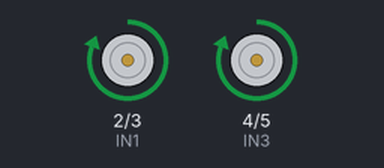
A sketch run on a simulated Arduino Uno, built with avr-gcc and run on an emulated ATmega328P. Parts: motor-driver pin pairs drawn as motors (green arrow = first pin HIGH = forward, orange = second pin HIGH = backward, longer = more drive, scaled by the enable pin).

Above: at 1.5 s.
At 4.0 s:
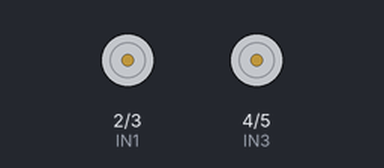
At 6.5 s:
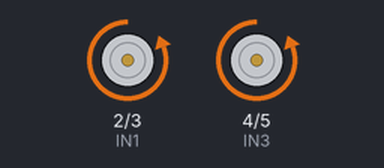
Timing chart, 0 to 10.4 s (numbered marks = the images above):
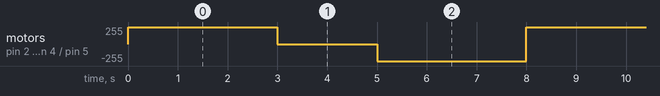

The sketch:

L293DController.ino
```cpp
/*L293D with gear motor control
 * https://srituhobby.com
 */

//Define input and PWM pins
#define IN1 2
#define IN2 3
#define IN3 4
#define IN4 5
#define ENA 9
#define ENB 10

void setup() {
//Set those pins as output pins
  pinMode(IN1, OUTPUT);
  pinMode(IN2, OUTPUT);
  pinMode(IN3, OUTPUT);
  pinMode(IN4, OUTPUT);
  pinMode(ENA, OUTPUT);
  pinMode(ENB, OUTPUT);
}

void loop() {
  forward();
  delay(3000);
  Stop();
  delay(2000);
  backward();
  delay(3000);
}

void forward() {
  analogWrite(ENA, 255);
  analogWrite(ENB, 255);
  digitalWrite(IN1, HIGH);
  digitalWrite(IN2, LOW);
  digitalWrite(IN3, HIGH);
  digitalWrite(IN4, LOW);
}
void backward() {
  analogWrite(ENA, 255);
  analogWrite(ENB, 255);
  digitalWrite(IN1, LOW);
  digitalWrite(IN2, HIGH);
  digitalWrite(IN3, LOW);
  digitalWrite(IN4, HIGH);
}
void Stop() {
  analogWrite(ENA, 0);
  analogWrite(ENB, 0);
  digitalWrite(IN1, LOW);
  digitalWrite(IN2, LOW);
  digitalWrite(IN3, LOW);
  digitalWrite(IN4, LOW);
}
```

Measured:
- by itself, motor on pin 2 (IN1) / pin 3 (IN2), motor on pin 4 (IN3) / pin 5 (IN4): repeats every 8.0 s: stopped 2.0 s, backward 255/255 3.0 s, forward 255/255 3.0 s
